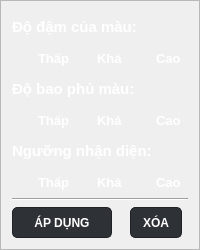
                 <widget class="QFrame" name="page_person_frame">
                  <property name="minimumSize">
                   <size>
                    <width>200</width>
                    <height>250</height>
                   </size>
                  </property>
                  <property name="maximumSize">
                   <size>
                    <width>200</width>
                    <height>250</height>
                   </size>
                  </property>
                  <property name="font">
                   <font>
                    <family>Arial</family>
                    <pointsize>10</pointsize>
                    <weight>75</weight>
                    <bold>true</bold>
                   </font>
                  </property>
                  <property name="frameShape">
                   <enum>QFrame::StyledPanel</enum>
                  </property>
                  <property name="frameShadow">
                   <enum>QFrame::Raised</enum>
                  </property>
                  <layout class="QGridLayout" name="gridLayout_31">
                   <item row="1" column="0">
                    <widget class="QCheckBox" name="page_person_shade_low_checkBox">
                     <property name="sizePolicy">
                      <sizepolicy hsizetype="Preferred" vsizetype="Preferred">
                       <horstretch>0</horstretch>
                       <verstretch>0</verstretch>
                      </sizepolicy>
                     </property>
                     <property name="minimumSize">
                      <size>
                       <width>65</width>
                       <height>20</height>
                      </size>
                     </property>
                     <property name="maximumSize">
                      <size>
                       <width>65</width>
                       <height>20</height>
                      </size>
                     </property>
                     <property name="font">
                      <font>
                       <family>Arial</family>
                       <pointsize>10</pointsize>
                       <weight>75</weight>
                       <bold>true</bold>
                      </font>
                     </property>
                     <property name="cursor">
                      <cursorShape>PointingHandCursor</cursorShape>
                     </property>
                     <property name="styleSheet">
                      <string notr="true">QCheckBox::indicator {
    width: 0;
    height: 0;
    border: none;
    margin: 0;
    padding: 0;
}

QCheckBox {
    padding-left: 20px; /* Điều này tạo ra một khoảng trống bên trái để hiển thị văn bản */
    color: white; /* Màu chữ mặc định */
}

QCheckBox::indicator:checked {
    background-color: #ff007f; /* Màu nền khi checkbox được chọn */
    border: none;
}

QCheckBox::indicator:checked:hover {
    background-color: #c2185b; /* Màu nền khi hover và checkbox được chọn */
}

QCheckBox:checked {
    color: red; /* Màu chữ khi checkbox được chọn */
}
</string>
                     </property>
                     <property name="text">
                      <string>Thấp</string>
                     </property>
                    </widget>
                   </item>
                   <item row="6" column="0" colspan="4">
                    <widget class="Line" name="line_2">
                     <property name="orientation">
                      <enum>Qt::Horizontal</enum>
                     </property>
                    </widget>
                   </item>
                   <item row="0" column="0" colspan="4">
                    <widget class="QLabel" name="label_30">
                     <property name="maximumSize">
                      <size>
                       <width>200</width>
                       <height>30</height>
                      </size>
                     </property>
                     <property name="font">
                      <font>
                       <family>Arial</family>
                       <pointsize>11</pointsize>
                       <weight>75</weight>
                       <bold>true</bold>
                      </font>
                     </property>
                     <property name="styleSheet">
                      <string notr="true">color: rgb(255, 255, 255);</string>
                     </property>
                     <property name="text">
                      <string>Độ đậm của màu:</string>
                     </property>
                    </widget>
                   </item>
                   <item row="1" column="1">
                    <widget class="QCheckBox" name="page_person_shade_medium_checkBox">
                     <property name="minimumSize">
                      <size>
                       <width>0</width>
                       <height>20</height>
                      </size>
                     </property>
                     <property name="maximumSize">
                      <size>
                       <width>60</width>
                       <height>20</height>
                      </size>
                     </property>
                     <property name="font">
                      <font>
                       <family>Arial</family>
                       <pointsize>10</pointsize>
                       <weight>75</weight>
                       <bold>true</bold>
                      </font>
                     </property>
                     <property name="cursor">
                      <cursorShape>PointingHandCursor</cursorShape>
                     </property>
                     <property name="styleSheet">
                      <string notr="true">QCheckBox::indicator {
    width: 0;
    height: 0;
    border: none;
    margin: 0;
    padding: 0;
}

QCheckBox {
    padding-left: 20px; /* Điều này tạo ra một khoảng trống bên trái để hiển thị văn bản */
    color: white; /* Màu chữ mặc định */
}

QCheckBox::indicator:checked {
    background-color: #ff007f; /* Màu nền khi checkbox được chọn */
    border: none;
}

QCheckBox::indicator:checked:hover {
    background-color: #c2185b; /* Màu nền khi hover và checkbox được chọn */
}

QCheckBox:checked {
    color: red; /* Màu chữ khi checkbox được chọn */
}
</string>
                     </property>
                     <property name="text">
                      <string>Khá</string>
                     </property>
                    </widget>
                   </item>
                   <item row="2" column="0" colspan="4">
                    <widget class="QLabel" name="label_31">
                     <property name="maximumSize">
                      <size>
                       <width>200</width>
                       <height>30</height>
                      </size>
                     </property>
                     <property name="font">
                      <font>
                       <family>Arial</family>
                       <pointsize>11</pointsize>
                       <weight>75</weight>
                       <bold>true</bold>
                      </font>
                     </property>
                     <property name="styleSheet">
                      <string notr="true">color: rgb(255, 255, 255);</string>
                     </property>
                     <property name="text">
                      <string>Độ bao phủ màu:</string>
                     </property>
                    </widget>
                   </item>
                   <item row="3" column="0">
                    <widget class="QCheckBox" name="page_person_coverage_low_checkBox">
                     <property name="minimumSize">
                      <size>
                       <width>65</width>
                       <height>20</height>
                      </size>
                     </property>
                     <property name="maximumSize">
                      <size>
                       <width>65</width>
                       <height>20</height>
                      </size>
                     </property>
                     <property name="font">
                      <font>
                       <family>Arial</family>
                       <pointsize>10</pointsize>
                       <weight>75</weight>
                       <bold>true</bold>
                      </font>
                     </property>
                     <property name="cursor">
                      <cursorShape>PointingHandCursor</cursorShape>
                     </property>
                     <property name="styleSheet">
                      <string notr="true">QCheckBox::indicator {
    width: 0;
    height: 0;
    border: none;
    margin: 0;
    padding: 0;
}

QCheckBox {
    padding-left: 20px; /* Điều này tạo ra một khoảng trống bên trái để hiển thị văn bản */
    color: white; /* Màu chữ mặc định */
}

QCheckBox::indicator:checked {
    background-color: #ff007f; /* Màu nền khi checkbox được chọn */
    border: none;
}

QCheckBox::indicator:checked:hover {
    background-color: #c2185b; /* Màu nền khi hover và checkbox được chọn */
}

QCheckBox:checked {
    color: red; /* Màu chữ khi checkbox được chọn */
}
</string>
                     </property>
                     <property name="text">
                      <string>Thấp</string>
                     </property>
                    </widget>
                   </item>
                   <item row="1" column="2">
                    <widget class="QCheckBox" name="page_person_shade_high_checkBox">
                     <property name="minimumSize">
                      <size>
                       <width>0</width>
                       <height>20</height>
                      </size>
                     </property>
                     <property name="maximumSize">
                      <size>
                       <width>60</width>
                       <height>20</height>
                      </size>
                     </property>
                     <property name="font">
                      <font>
                       <family>Arial</family>
                       <pointsize>10</pointsize>
                       <weight>75</weight>
                       <bold>true</bold>
                      </font>
                     </property>
                     <property name="cursor">
                      <cursorShape>PointingHandCursor</cursorShape>
                     </property>
                     <property name="styleSheet">
                      <string notr="true">QCheckBox::indicator {
    width: 0;
    height: 0;
    border: none;
    margin: 0;
    padding: 0;
}

QCheckBox {
    padding-left: 20px; /* Điều này tạo ra một khoảng trống bên trái để hiển thị văn bản */
    color: white; /* Màu chữ mặc định */
}

QCheckBox::indicator:checked {
    background-color: #ff007f; /* Màu nền khi checkbox được chọn */
    border: none;
}

QCheckBox::indicator:checked:hover {
    background-color: #c2185b; /* Màu nền khi hover và checkbox được chọn */
}

QCheckBox:checked {
    color: red; /* Màu chữ khi checkbox được chọn */
}
</string>
                     </property>
                     <property name="text">
                      <string>Cao</string>
                     </property>
                    </widget>
                   </item>
                   <item row="5" column="0">
                    <widget class="QCheckBox" name="page_person_tolerance_low_checkBox">
                     <property name="minimumSize">
                      <size>
                       <width>65</width>
                       <height>20</height>
                      </size>
                     </property>
                     <property name="maximumSize">
                      <size>
                       <width>65</width>
                       <height>20</height>
                      </size>
                     </property>
                     <property name="font">
                      <font>
                       <family>Arial</family>
                       <pointsize>10</pointsize>
                       <weight>75</weight>
                       <bold>true</bold>
                      </font>
                     </property>
                     <property name="cursor">
                      <cursorShape>PointingHandCursor</cursorShape>
                     </property>
                     <property name="styleSheet">
                      <string notr="true">QCheckBox::indicator {
    width: 0;
    height: 0;
    border: none;
    margin: 0;
    padding: 0;
}

QCheckBox {
    padding-left: 20px; /* Điều này tạo ra một khoảng trống bên trái để hiển thị văn bản */
    color: white; /* Màu chữ mặc định */
}

QCheckBox::indicator:checked {
    background-color: #ff007f; /* Màu nền khi checkbox được chọn */
    border: none;
}

QCheckBox::indicator:checked:hover {
    background-color: #c2185b; /* Màu nền khi hover và checkbox được chọn */
}

QCheckBox:checked {
    color: red; /* Màu chữ khi checkbox được chọn */
}
</string>
                     </property>
                     <property name="text">
                      <string>Thấp</string>
                     </property>
                    </widget>
                   </item>
                   <item row="3" column="1">
                    <widget class="QCheckBox" name="page_person_coverage_medium_checkBox">
                     <property name="minimumSize">
                      <size>
                       <width>0</width>
                       <height>20</height>
                      </size>
                     </property>
                     <property name="maximumSize">
                      <size>
                       <width>60</width>
                       <height>20</height>
                      </size>
                     </property>
                     <property name="font">
                      <font>
                       <family>Arial</family>
                       <pointsize>10</pointsize>
                       <weight>75</weight>
                       <bold>true</bold>
                      </font>
                     </property>
                     <property name="cursor">
                      <cursorShape>PointingHandCursor</cursorShape>
                     </property>
                     <property name="styleSheet">
                      <string notr="true">QCheckBox::indicator {
    width: 0;
    height: 0;
    border: none;
    margin: 0;
    padding: 0;
}

QCheckBox {
    padding-left: 20px; /* Điều này tạo ra một khoảng trống bên trái để hiển thị văn bản */
    color: white; /* Màu chữ mặc định */
}

QCheckBox::indicator:checked {
    background-color: #ff007f; /* Màu nền khi checkbox được chọn */
    border: none;
}

QCheckBox::indicator:checked:hover {
    background-color: #c2185b; /* Màu nền khi hover và checkbox được chọn */
}

QCheckBox:checked {
    color: red; /* Màu chữ khi checkbox được chọn */
}
</string>
                     </property>
                     <property name="text">
                      <string>Khá</string>
                     </property>
                    </widget>
                   </item>
                   <item row="3" column="2">
                    <widget class="QCheckBox" name="page_person_coverage_high_checkBox">
                     <property name="minimumSize">
                      <size>
                       <width>0</width>
                       <height>20</height>
                      </size>
                     </property>
                     <property name="maximumSize">
                      <size>
                       <width>60</width>
                       <height>20</height>
                      </size>
                     </property>
                     <property name="font">
                      <font>
                       <family>Arial</family>
                       <pointsize>10</pointsize>
                       <weight>75</weight>
                       <bold>true</bold>
                      </font>
                     </property>
                     <property name="cursor">
                      <cursorShape>PointingHandCursor</cursorShape>
                     </property>
                     <property name="styleSheet">
                      <string notr="true">QCheckBox::indicator {
    width: 0;
    height: 0;
    border: none;
    margin: 0;
    padding: 0;
}

QCheckBox {
    padding-left: 20px; /* Điều này tạo ra một khoảng trống bên trái để hiển thị văn bản */
    color: white; /* Màu chữ mặc định */
}

QCheckBox::indicator:checked {
    background-color: #ff007f; /* Màu nền khi checkbox được chọn */
    border: none;
}

QCheckBox::indicator:checked:hover {
    background-color: #c2185b; /* Màu nền khi hover và checkbox được chọn */
}

QCheckBox:checked {
    color: red; /* Màu chữ khi checkbox được chọn */
}
</string>
                     </property>
                     <property name="text">
                      <string>Cao</string>
                     </property>
                    </widget>
                   </item>
                   <item row="5" column="1">
                    <widget class="QCheckBox" name="page_person_tolerance_medium_checkBox">
                     <property name="minimumSize">
                      <size>
                       <width>0</width>
                       <height>20</height>
                      </size>
                     </property>
                     <property name="maximumSize">
                      <size>
                       <width>60</width>
                       <height>20</height>
                      </size>
                     </property>
                     <property name="font">
                      <font>
                       <family>Arial</family>
                       <pointsize>10</pointsize>
                       <weight>75</weight>
                       <bold>true</bold>
                      </font>
                     </property>
                     <property name="cursor">
                      <cursorShape>PointingHandCursor</cursorShape>
                     </property>
                     <property name="styleSheet">
                      <string notr="true">QCheckBox::indicator {
    width: 0;
    height: 0;
    border: none;
    margin: 0;
    padding: 0;
}

QCheckBox {
    padding-left: 20px; /* Điều này tạo ra một khoảng trống bên trái để hiển thị văn bản */
    color: white; /* Màu chữ mặc định */
}

QCheckBox::indicator:checked {
    background-color: #ff007f; /* Màu nền khi checkbox được chọn */
    border: none;
}

QCheckBox::indicator:checked:hover {
    background-color: #c2185b; /* Màu nền khi hover và checkbox được chọn */
}

QCheckBox:checked {
    color: red; /* Màu chữ khi checkbox được chọn */
}
</string>
                     </property>
                     <property name="text">
                      <string>Khá</string>
                     </property>
                    </widget>
                   </item>
                   <item row="5" column="2">
                    <widget class="QCheckBox" name="page_person_tolerance_high_checkBox">
                     <property name="minimumSize">
                      <size>
                       <width>0</width>
                       <height>20</height>
                      </size>
                     </property>
                     <property name="maximumSize">
                      <size>
                       <width>60</width>
                       <height>20</height>
                      </size>
                     </property>
                     <property name="font">
                      <font>
                       <family>Arial</family>
                       <pointsize>10</pointsize>
                       <weight>75</weight>
                       <bold>true</bold>
                      </font>
                     </property>
                     <property name="cursor">
                      <cursorShape>PointingHandCursor</cursorShape>
                     </property>
                     <property name="styleSheet">
                      <string notr="true">QCheckBox::indicator {
    width: 0;
    height: 0;
    border: none;
    margin: 0;
    padding: 0;
}

QCheckBox {
    padding-left: 20px; /* Điều này tạo ra một khoảng trống bên trái để hiển thị văn bản */
    color: white; /* Màu chữ mặc định */
}

QCheckBox::indicator:checked {
    background-color: #ff007f; /* Màu nền khi checkbox được chọn */
    border: none;
}

QCheckBox::indicator:checked:hover {
    background-color: #c2185b; /* Màu nền khi hover và checkbox được chọn */
}

QCheckBox:checked {
    color: red; /* Màu chữ khi checkbox được chọn */
}
</string>
                     </property>
                     <property name="text">
                      <string>Cao</string>
                     </property>
                    </widget>
                   </item>
                   <item row="7" column="2">
                    <widget class="QPushButton" name="page_person_reset_Button">
                     <property name="sizePolicy">
                      <sizepolicy hsizetype="Preferred" vsizetype="Preferred">
                       <horstretch>0</horstretch>
                       <verstretch>0</verstretch>
                      </sizepolicy>
                     </property>
                     <property name="maximumSize">
                      <size>
                       <width>60</width>
                       <height>16777215</height>
                      </size>
                     </property>
                     <property name="font">
                      <font>
                       <family>Arial</family>
                       <pointsize>9</pointsize>
                       <weight>75</weight>
                       <bold>true</bold>
                      </font>
                     </property>
                     <property name="cursor">
                      <cursorShape>PointingHandCursor</cursorShape>
                     </property>
                     <property name="styleSheet">
                      <string notr="true">QPushButton {
    background-color: #2e3136; /* Màu nền cơ bản */
    color: #ffffff; /* Màu chữ */
    border: 1px solid #1f2225; /* Viền nút */
    border-radius: 5px; /* Độ cong viền nút */
    padding: 5px 10px; /* Khoảng cách giữa nội dung và viền nút */
}

QPushButton:hover {
    background-color: #232527; /* Màu nền khi di chuột qua */
}

QPushButton:pressed {
    background-color: #1a1c1d; /* Màu nền khi nút được nhấn */
    border: 1px solid #131415; /* Viền khi nút được nhấn */
}
</string>
                     </property>
                     <property name="text">
                      <string>XÓA</string>
                     </property>
                    </widget>
                   </item>
                   <item row="7" column="0">
                    <widget class="QPushButton" name="page_person_apply_Button">
                     <property name="sizePolicy">
                      <sizepolicy hsizetype="Preferred" vsizetype="Preferred">
                       <horstretch>0</horstretch>
                       <verstretch>0</verstretch>
                      </sizepolicy>
                     </property>
                     <property name="minimumSize">
                      <size>
                       <width>100</width>
                       <height>0</height>
                      </size>
                     </property>
                     <property name="maximumSize">
                      <size>
                       <width>100</width>
                       <height>16777215</height>
                      </size>
                     </property>
                     <property name="font">
                      <font>
                       <family>Arial</family>
                       <pointsize>9</pointsize>
                       <weight>75</weight>
                       <bold>true</bold>
                      </font>
                     </property>
                     <property name="cursor">
                      <cursorShape>PointingHandCursor</cursorShape>
                     </property>
                     <property name="styleSheet">
                      <string notr="true">QPushButton {
    background-color: #2e3136; /* Màu nền cơ bản */
    color: #ffffff; /* Màu chữ */
    border: 1px solid #1f2225; /* Viền nút */
    border-radius: 5px; /* Độ cong viền nút */
    padding: 5px 10px; /* Khoảng cách giữa nội dung và viền nút */
}

QPushButton:hover {
    background-color: #232527; /* Màu nền khi di chuột qua */
}

QPushButton:pressed {
    background-color: #1a1c1d; /* Màu nền khi nút được nhấn */
    border: 1px solid #131415; /* Viền khi nút được nhấn */
}
</string>
                     </property>
                     <property name="text">
                      <string>ÁP DỤNG</string>
                     </property>
                    </widget>
                   </item>
                   <item row="4" column="0" colspan="4">
                    <widget class="QLabel" name="label_32">
                     <property name="minimumSize">
                      <size>
                       <width>0</width>
                       <height>30</height>
                      </size>
                     </property>
                     <property name="maximumSize">
                      <size>
                       <width>200</width>
                       <height>30</height>
                      </size>
                     </property>
                     <property name="font">
                      <font>
                       <family>Arial</family>
                       <pointsize>11</pointsize>
                       <weight>75</weight>
                       <bold>true</bold>
                      </font>
                     </property>
                     <property name="styleSheet">
                      <string notr="true">color: rgb(255, 255, 255);</string>
                     </property>
                     <property name="text">
                      <string>Ngưỡng nhận diện:</string>
                     </property>
                    </widget>
                   </item>
                  </layout>
                 </widget>
